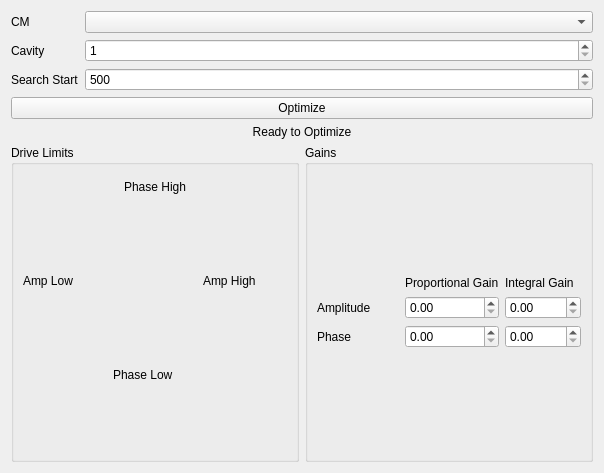
<?xml version="1.0" encoding="UTF-8"?>
<ui version="4.0">
 <class>Form</class>
 <widget class="QWidget" name="Form">
  <property name="geometry">
   <rect>
    <x>0</x>
    <y>0</y>
    <width>604</width>
    <height>473</height>
   </rect>
  </property>
  <property name="windowTitle">
   <string>Form</string>
  </property>
  <layout class="QGridLayout" name="gridLayout">
   <item row="0" column="0" colspan="2">
    <layout class="QFormLayout" name="formLayout">
     <item row="0" column="0">
      <widget class="QLabel" name="label">
       <property name="text">
        <string>CM</string>
       </property>
      </widget>
     </item>
     <item row="0" column="1">
      <widget class="QComboBox" name="cm_combobox"/>
     </item>
     <item row="1" column="0">
      <widget class="QLabel" name="label_2">
       <property name="text">
        <string>Cavity</string>
       </property>
      </widget>
     </item>
     <item row="1" column="1">
      <widget class="QSpinBox" name="cav_spinbox">
       <property name="minimum">
        <number>1</number>
       </property>
       <property name="maximum">
        <number>8</number>
       </property>
      </widget>
     </item>
     <item row="2" column="0">
      <widget class="QLabel" name="label_3">
       <property name="text">
        <string>Search Start</string>
       </property>
      </widget>
     </item>
     <item row="2" column="1">
      <widget class="QSpinBox" name="search_start_spinbox">
       <property name="minimum">
        <number>500</number>
       </property>
       <property name="maximum">
        <number>15000</number>
       </property>
      </widget>
     </item>
    </layout>
   </item>
   <item row="3" column="0">
    <widget class="QGroupBox" name="groupBox">
     <property name="title">
      <string>Drive Limits</string>
     </property>
     <layout class="QVBoxLayout" name="verticalLayout">
      <item>
       <layout class="QGridLayout" name="gridLayout_2">
        <item row="1" column="1">
         <widget class="PyDMByteIndicator" name="phase_high_byte">
          <property name="toolTip">
           <string/>
          </property>
          <property name="showLabels" stdset="0">
           <bool>false</bool>
          </property>
         </widget>
        </item>
        <item row="8" column="1">
         <widget class="PyDMLabel" name="phase_low_label">
          <property name="toolTip">
           <string/>
          </property>
         </widget>
        </item>
        <item row="5" column="2">
         <widget class="PyDMLabel" name="amp_high_label">
          <property name="toolTip">
           <string/>
          </property>
         </widget>
        </item>
        <item row="2" column="1">
         <widget class="PyDMLabel" name="phase_high_label">
          <property name="toolTip">
           <string/>
          </property>
         </widget>
        </item>
        <item row="4" column="2">
         <widget class="PyDMByteIndicator" name="amp_high_byte">
          <property name="toolTip">
           <string/>
          </property>
          <property name="showLabels" stdset="0">
           <bool>false</bool>
          </property>
         </widget>
        </item>
        <item row="5" column="0">
         <widget class="PyDMLabel" name="amp_low_label">
          <property name="toolTip">
           <string/>
          </property>
         </widget>
        </item>
        <item row="3" column="0">
         <widget class="QLabel" name="label_6">
          <property name="text">
           <string>Amp Low</string>
          </property>
          <property name="wordWrap">
           <bool>false</bool>
          </property>
         </widget>
        </item>
        <item row="3" column="2">
         <widget class="QLabel" name="label_5">
          <property name="text">
           <string>Amp High</string>
          </property>
          <property name="wordWrap">
           <bool>false</bool>
          </property>
         </widget>
        </item>
        <item row="0" column="1">
         <widget class="QLabel" name="label_4">
          <property name="text">
           <string>Phase High</string>
          </property>
          <property name="alignment">
           <set>Qt::AlignCenter</set>
          </property>
          <property name="wordWrap">
           <bool>false</bool>
          </property>
         </widget>
        </item>
        <item row="4" column="0">
         <widget class="PyDMByteIndicator" name="amp_low_byte">
          <property name="toolTip">
           <string/>
          </property>
          <property name="showLabels" stdset="0">
           <bool>false</bool>
          </property>
         </widget>
        </item>
        <item row="6" column="1">
         <widget class="QLabel" name="label_7">
          <property name="text">
           <string>Phase Low</string>
          </property>
          <property name="wordWrap">
           <bool>false</bool>
          </property>
         </widget>
        </item>
        <item row="7" column="1">
         <widget class="PyDMByteIndicator" name="phase_low_byte">
          <property name="toolTip">
           <string/>
          </property>
          <property name="showLabels" stdset="0">
           <bool>false</bool>
          </property>
         </widget>
        </item>
       </layout>
      </item>
     </layout>
    </widget>
   </item>
   <item row="3" column="1">
    <widget class="QGroupBox" name="groupBox_2">
     <property name="title">
      <string>Gains</string>
     </property>
     <layout class="QVBoxLayout" name="verticalLayout_2">
      <item>
       <spacer name="verticalSpacer">
        <property name="orientation">
         <enum>Qt::Vertical</enum>
        </property>
        <property name="sizeHint" stdset="0">
         <size>
          <width>20</width>
          <height>40</height>
         </size>
        </property>
       </spacer>
      </item>
      <item>
       <layout class="QGridLayout" name="gridLayout_3">
        <item row="2" column="1">
         <widget class="PyDMByteIndicator" name="PyDMByteIndicator_6">
          <property name="sizePolicy">
           <sizepolicy hsizetype="Maximum" vsizetype="Maximum">
            <horstretch>0</horstretch>
            <verstretch>0</verstretch>
           </sizepolicy>
          </property>
          <property name="toolTip">
           <string/>
          </property>
          <property name="showLabels" stdset="0">
           <bool>false</bool>
          </property>
         </widget>
        </item>
        <item row="1" column="2">
         <widget class="PyDMSpinbox" name="amp_gain_p_spinbox">
          <property name="toolTip">
           <string/>
          </property>
         </widget>
        </item>
        <item row="1" column="0">
         <widget class="QLabel" name="label_8">
          <property name="text">
           <string>Amplitude</string>
          </property>
         </widget>
        </item>
        <item row="2" column="0">
         <widget class="QLabel" name="label_9">
          <property name="text">
           <string>Phase</string>
          </property>
         </widget>
        </item>
        <item row="2" column="2">
         <widget class="PyDMSpinbox" name="phase_gain_p_spinbox">
          <property name="toolTip">
           <string/>
          </property>
         </widget>
        </item>
        <item row="1" column="1">
         <widget class="PyDMByteIndicator" name="PyDMByteIndicator_5">
          <property name="sizePolicy">
           <sizepolicy hsizetype="Maximum" vsizetype="Maximum">
            <horstretch>0</horstretch>
            <verstretch>0</verstretch>
           </sizepolicy>
          </property>
          <property name="toolTip">
           <string/>
          </property>
          <property name="showLabels" stdset="0">
           <bool>false</bool>
          </property>
         </widget>
        </item>
        <item row="0" column="2">
         <widget class="QLabel" name="label_10">
          <property name="text">
           <string>Proportional Gain</string>
          </property>
         </widget>
        </item>
        <item row="0" column="3">
         <widget class="QLabel" name="label_11">
          <property name="text">
           <string>Integral Gain</string>
          </property>
         </widget>
        </item>
        <item row="1" column="3">
         <widget class="PyDMSpinbox" name="amp_gain_i_spinbox">
          <property name="toolTip">
           <string/>
          </property>
         </widget>
        </item>
        <item row="2" column="3">
         <widget class="PyDMSpinbox" name="phase_gain_i_spinbox">
          <property name="toolTip">
           <string/>
          </property>
         </widget>
        </item>
       </layout>
      </item>
      <item>
       <spacer name="verticalSpacer_2">
        <property name="orientation">
         <enum>Qt::Vertical</enum>
        </property>
        <property name="sizeHint" stdset="0">
         <size>
          <width>20</width>
          <height>40</height>
         </size>
        </property>
       </spacer>
      </item>
     </layout>
    </widget>
   </item>
   <item row="1" column="0" colspan="2">
    <widget class="QPushButton" name="optimize_button">
     <property name="text">
      <string>Optimize</string>
     </property>
    </widget>
   </item>
   <item row="2" column="0" colspan="2">
    <widget class="QLabel" name="label_12">
     <property name="text">
      <string>Ready to Optimize</string>
     </property>
     <property name="alignment">
      <set>Qt::AlignCenter</set>
     </property>
    </widget>
   </item>
  </layout>
 </widget>
 <customwidgets>
  <customwidget>
   <class>PyDMLabel</class>
   <extends>QLabel</extends>
   <header>pydm.widgets.label</header>
  </customwidget>
  <customwidget>
   <class>PyDMByteIndicator</class>
   <extends>QWidget</extends>
   <header>pydm.widgets.byte</header>
  </customwidget>
  <customwidget>
   <class>PyDMSpinbox</class>
   <extends>QDoubleSpinBox</extends>
   <header>pydm.widgets.spinbox</header>
  </customwidget>
 </customwidgets>
 <resources/>
 <connections/>
</ui>
